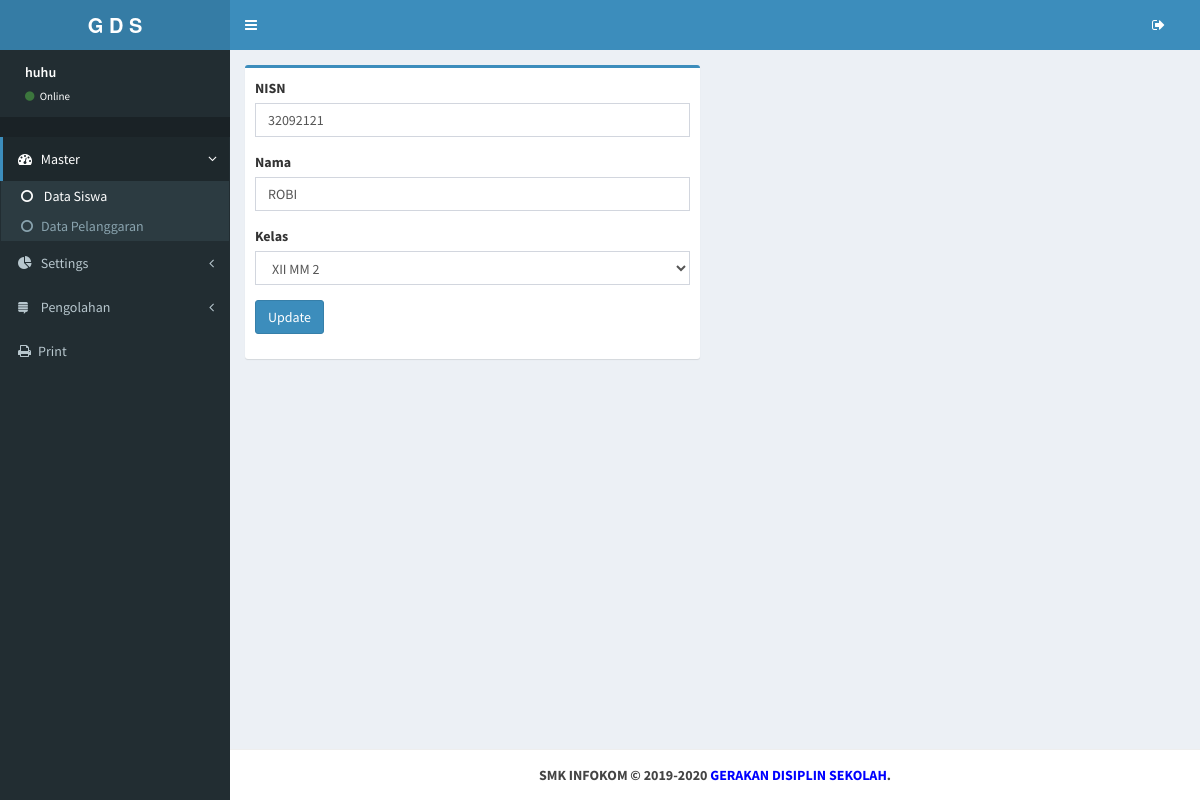
Screenshot of /master/index.php?page=siswa&action=edit&id=7 (signed in) with the database file from the repository.
### tables this page shows
CREATE TABLE `siswa` (
  `id` int(11) NOT NULL,
  `nisn` int(18) NOT NULL,
  `nama` varchar(100) NOT NULL,
  `kelas` varchar(255) NOT NULL
);

### master/modul/siswa/edit.php (the view, shortened to what this page needs)
<?php
$id = $_GET['id'];
$result = mysqli_query($link, "SELECT * FROM siswa WHERE id=$id");
?>
<?php
	$nisn = "";
	$nama = "";
	$kelas = "";
if($result->num_rows > 0){
	while($user_data = mysqli_fetch_array($result))
	{
		$nisn = $user_data['nisn'];
		$nama = $user_data['nama'];
		$kelas = $user_data['kelas'];
	}
}
?>
<section class="content">
  <div class="row">
  <div class="col-md-6">
  <div class="box box-primary">
	<form name="update_user" method="post" action="" enctype="multipart/form-data">
		<div class="box-body">
			<div class="form-group">
				<label for="exampleInputEmail1">NISN</label>
				<input type="text" name="nisn" class="form-control" value="<?php echo $nisn;?>">
			</div>
			<div class="form-group">
				<label for="exampleInputPassword1">Nama</label>
				<input type="text" name="nama" class="form-control" value="<?php echo $nama;?>">
			</div>
		    <div class="form-group">
				<label for="exampleInputPassword1">Kelas</label>
		 		<select  name="kelas" class="form-control" value="<?php echo $kelas;?>">
					  <option value="XII MM 2" <?php if ($kelas=='XII MM 2') echo 'selected';?>>XII MM 2</option>
				</select>
			</div>
			<div class="form-group">
				<button class="btn btn-primary" type="submit" name="update" value="update"><span>Update</span></button>
			</div>
	</form>
  </div>
  </div>
  </div>
  </div>

### rows the page displays
siswa: nisn "32092121", nama "ROBI", kelas "XII MM 2"

### other values shown
$_SESSION['nama_user'] "huhu"
